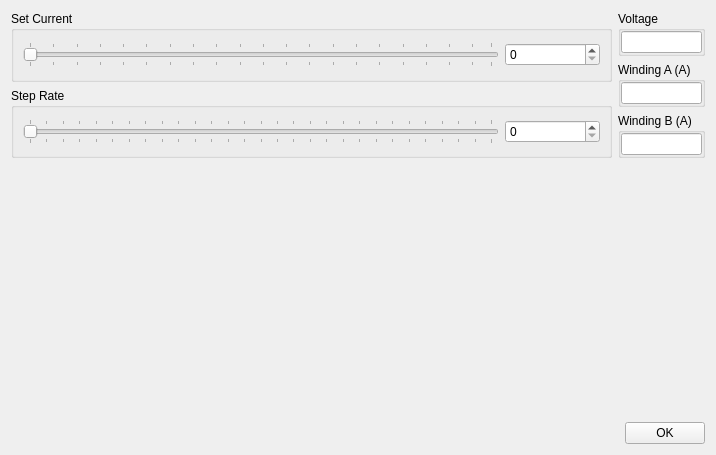
<?xml version="1.0" encoding="UTF-8"?>
<ui version="4.0">
 <class>Form</class>
 <widget class="QWidget" name="Form">
  <property name="geometry">
   <rect>
    <x>0</x>
    <y>0</y>
    <width>716</width>
    <height>455</height>
   </rect>
  </property>
  <property name="windowTitle">
   <string>Motor Control</string>
  </property>
  <layout class="QVBoxLayout" name="verticalLayout_3" stretch="10,100,1">
   <item>
    <layout class="QHBoxLayout" name="horizontalLayout_6" stretch="10,1">
     <item>
      <layout class="QVBoxLayout" name="verticalLayout_2">
       <item>
        <widget class="QGroupBox" name="groupBox">
         <property name="title">
          <string>Set Current</string>
         </property>
         <property name="flat">
          <bool>true</bool>
         </property>
         <layout class="QHBoxLayout" name="horizontalLayout" stretch="5,1">
          <item>
           <widget class="QSlider" name="slideCurrent">
            <property name="value">
             <number>0</number>
            </property>
            <property name="sliderPosition">
             <number>0</number>
            </property>
            <property name="tracking">
             <bool>true</bool>
            </property>
            <property name="orientation">
             <enum>Qt::Horizontal</enum>
            </property>
            <property name="invertedAppearance">
             <bool>false</bool>
            </property>
            <property name="invertedControls">
             <bool>false</bool>
            </property>
            <property name="tickPosition">
             <enum>QSlider::TicksBothSides</enum>
            </property>
            <property name="tickInterval">
             <number>5</number>
            </property>
           </widget>
          </item>
          <item>
           <widget class="SpinBox" name="sbCurrent">
            <property name="maximum">
             <number>100</number>
            </property>
           </widget>
          </item>
         </layout>
        </widget>
       </item>
       <item>
        <widget class="QGroupBox" name="groupBox_5">
         <property name="title">
          <string>Step Rate</string>
         </property>
         <property name="flat">
          <bool>true</bool>
         </property>
         <layout class="QHBoxLayout" name="horizontalLayout_5" stretch="5,1">
          <item>
           <widget class="QSlider" name="slideStepRate">
            <property name="maximum">
             <number>700</number>
            </property>
            <property name="value">
             <number>0</number>
            </property>
            <property name="sliderPosition">
             <number>0</number>
            </property>
            <property name="tracking">
             <bool>true</bool>
            </property>
            <property name="orientation">
             <enum>Qt::Horizontal</enum>
            </property>
            <property name="invertedAppearance">
             <bool>false</bool>
            </property>
            <property name="invertedControls">
             <bool>false</bool>
            </property>
            <property name="tickPosition">
             <enum>QSlider::TicksBothSides</enum>
            </property>
            <property name="tickInterval">
             <number>25</number>
            </property>
           </widget>
          </item>
          <item>
           <widget class="SpinBox" name="sbStepRate">
            <property name="maximum">
             <number>100</number>
            </property>
           </widget>
          </item>
         </layout>
        </widget>
       </item>
      </layout>
     </item>
     <item>
      <layout class="QVBoxLayout" name="verticalLayout">
       <item>
        <widget class="QGroupBox" name="groupBox_2">
         <property name="title">
          <string>Voltage</string>
         </property>
         <property name="flat">
          <bool>true</bool>
         </property>
         <layout class="QHBoxLayout" name="horizontalLayout_2">
          <property name="margin">
           <number>0</number>
          </property>
          <item>
           <widget class="QLineEdit" name="tVoltage"/>
          </item>
         </layout>
        </widget>
       </item>
       <item>
        <widget class="QGroupBox" name="groupBox_3">
         <property name="title">
          <string>Winding A (A)</string>
         </property>
         <property name="flat">
          <bool>true</bool>
         </property>
         <layout class="QHBoxLayout" name="horizontalLayout_3">
          <property name="margin">
           <number>0</number>
          </property>
          <item>
           <widget class="QLineEdit" name="tWA"/>
          </item>
         </layout>
        </widget>
       </item>
       <item>
        <widget class="QGroupBox" name="groupBox_4">
         <property name="title">
          <string>Winding B (A)</string>
         </property>
         <property name="flat">
          <bool>true</bool>
         </property>
         <layout class="QHBoxLayout" name="horizontalLayout_4">
          <property name="margin">
           <number>0</number>
          </property>
          <item>
           <widget class="QLineEdit" name="tWB"/>
          </item>
         </layout>
        </widget>
       </item>
      </layout>
     </item>
    </layout>
   </item>
   <item>
    <spacer name="verticalSpacer_2">
     <property name="orientation">
      <enum>Qt::Vertical</enum>
     </property>
     <property name="sizeHint" stdset="0">
      <size>
       <width>20</width>
       <height>40</height>
      </size>
     </property>
    </spacer>
   </item>
   <item>
    <layout class="QHBoxLayout" name="horizontalLayout_7">
     <item>
      <spacer name="horizontalSpacer_2">
       <property name="orientation">
        <enum>Qt::Horizontal</enum>
       </property>
       <property name="sizeHint" stdset="0">
        <size>
         <width>40</width>
         <height>20</height>
        </size>
       </property>
      </spacer>
     </item>
     <item>
      <widget class="QPushButton" name="bOK">
       <property name="text">
        <string>OK</string>
       </property>
      </widget>
     </item>
    </layout>
   </item>
  </layout>
  <zorder>horizontalLayoutWidget</zorder>
  <zorder>groupBox</zorder>
  <zorder>horizontalLayoutWidget_2</zorder>
  <zorder>verticalSpacer_2</zorder>
 </widget>
 <customwidgets>
  <customwidget>
   <class>SpinBox</class>
   <extends>QSpinBox</extends>
   <header>pyqtgraph</header>
  </customwidget>
 </customwidgets>
 <resources/>
 <connections/>
</ui>
